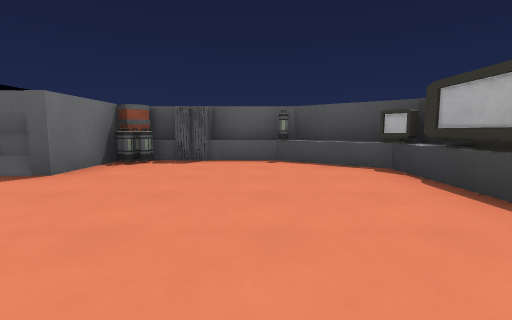
View 1 (above)

16 first-person views from a walk through a level from a Godot 3-D game. The camera is 1.2 m above the floor, tilts 6° down and sees 85° across. The floor is counted in squares, 2 m on a side. Each view is taken from the middle of a square. On the plan, view 1 faces up. The plan holds only what a view shows up to about 9 squares ahead; the rest is blank. The place goes on beyond the plan. Flat picture figures and markers are left out. Some surface patterns are stand-ins.

View 2
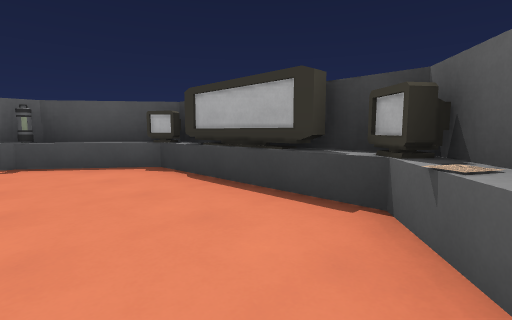

View 3
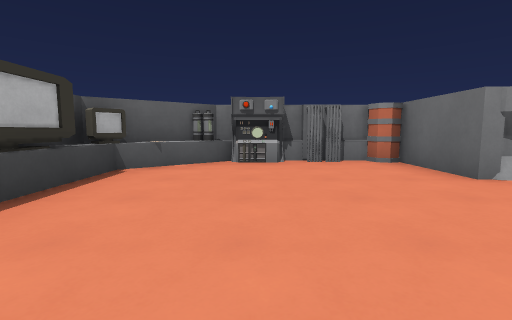

View 4
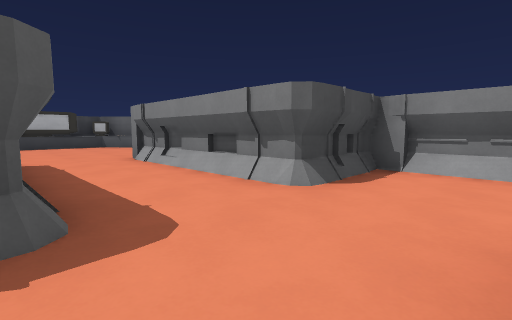

View 5
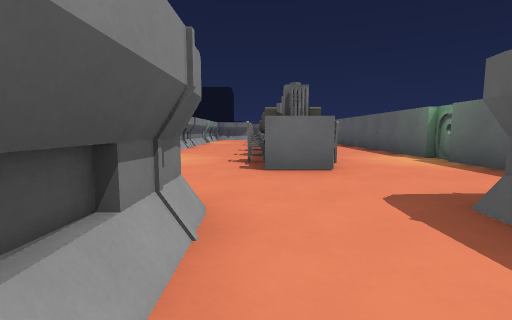

View 6
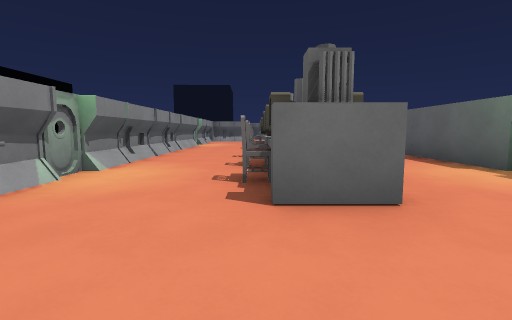

View 7
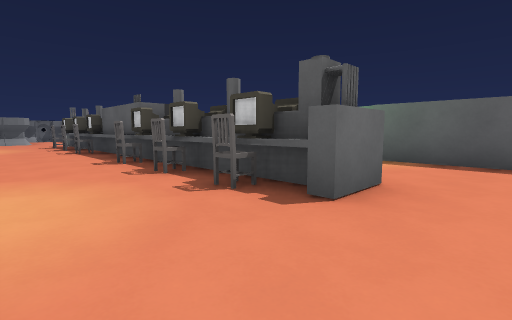

View 8
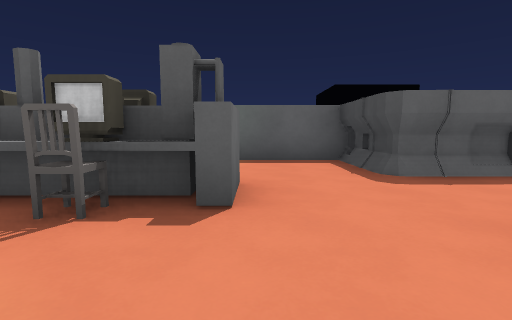

View 9
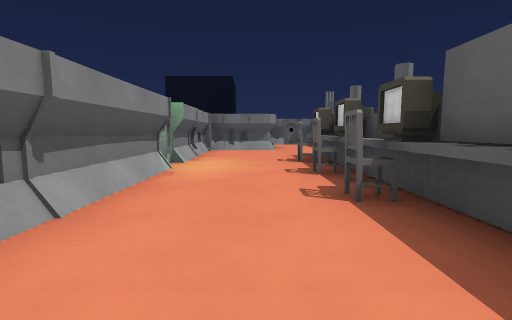

View 10
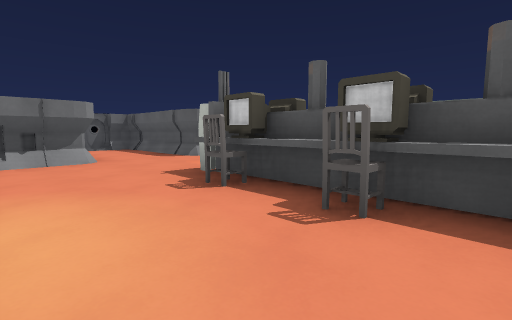

View 11
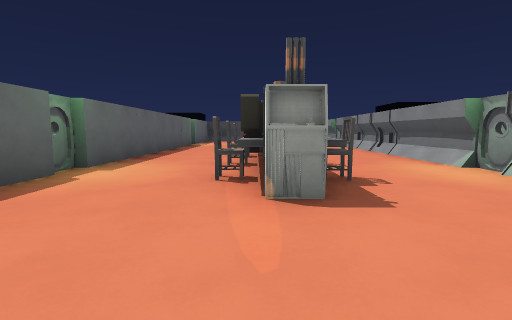

View 12
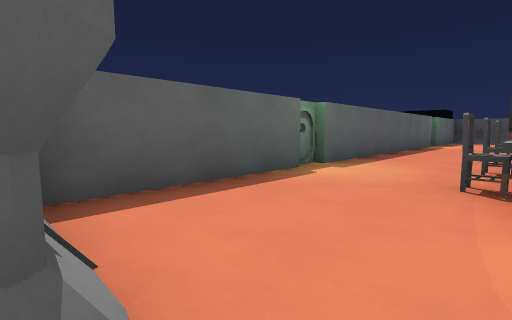

View 13
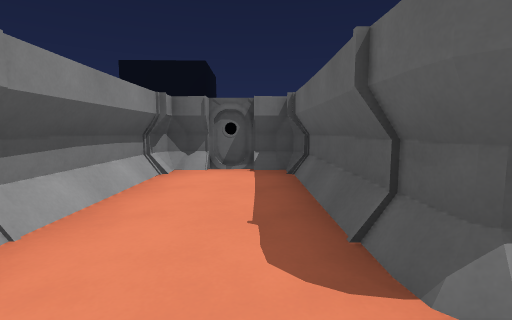

View 14
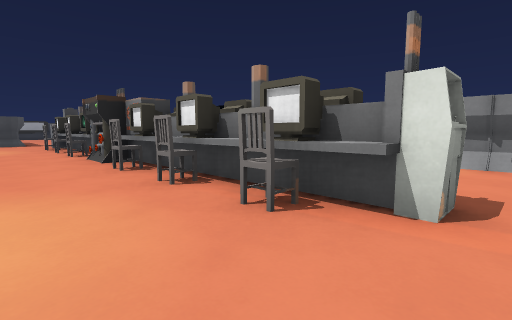

View 15
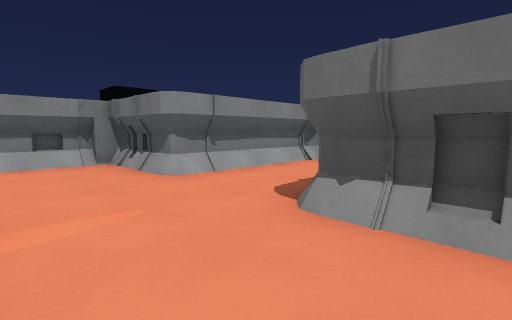

View 16
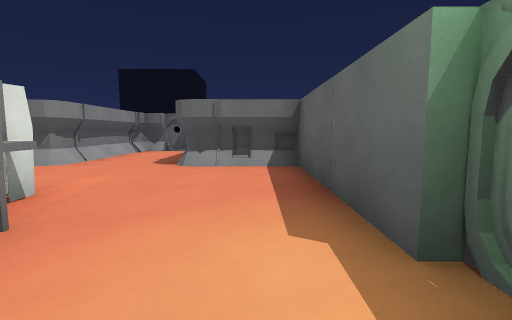

### Floor plan
Points are (right, up) in squares from view 1. A wall is a line through its corners. A room is listed if a view was taken in it or the views show most of it. See-through windows are left out.
Room 1 (views 1, 2, 3)
walls: (-0.9, 5.5) (-1.6, 5.8); (2.7, 3.4) (2.7, 4.7) (1, 5.9) (-1, 5.9); (-2.1, 5.1) (-2.6, 5.2); (-1, 5.8) (-1.6, 5.5); (-2.7, 1.4) (-2.7, -0.4); (-1.6, 5.9) (-2.2, 5.9) (-2.4, 5.3); (2.3, 0.6) (2.3, 4.3) (0.4, 5.7) (-2.2, 5.7); (-0.5, -0.4) (0.5, -0.3); (-1.7, -0.3) (-1, -0.6); (0.4, -0.7) (0.9, -0.7) (2.7, 0.7) (2.7, 2.5); (-1, -0.7) (-0.5, -0.7); (-1.6, -0.5) (-1, -0.3); (-2.7, 5.8) (-2.7, 3.7); (-2.2, -0.5) (0.5, -0.5); (-2.3, -0.7) (-1.7, -0.7)
low walls: (0.5, -0.5) (1.5, 0.3)
ways out: opening at (-2, 2.5) to room 2
objects: other object (2, 0); computer (2, 1); computer (2, 4)
Room 2 (views 4, 5, 6, 7, 8)
walls: (-10.4, 2.5) (-11.5, 2.5); (-7.1, 4) (-7.1, 5.7) (-10.5, 5.7); (-11.6, 2.8) (-10.6, 2.8); (-7.3, 0.2) (-7.3, 1.5) (-2.7, 1.5); (-10.6, 5.9) (-11.1, 5.9); (-11.1, 5.7) (-13.6, 5.7); (-7.3, 0) (-7.1, 1.5); (-5.4, 3.7) (-7, 3.7); (-5.4, 3.9) (-6.1, 3.9); (-8.5, -0.7) (-7.6, -0.7); (-11.1, -0.2) (-11.1, -0.8); (-13.2, 2.2) (-13.2, 1.9) (-13.6, 1.9); (-13.5, 2.2) (-13.5, 1.8); (-13.5, -0.2) (-13.5, -0.8); (-13.5, -0.5) (-7.1, -0.5) (-7.1, 1.5); (-3.5, 1.5) (-2.7, 1.4); (-2.7, 3.7) (-3.6, 3.7)
ways out: opening at (-2, 2.5) to room 1; opening at (-14.2, 2.5) to room 3
objects: computer (-13, 2); other object (-13, 3); computer (-12, 2); computer (-12, 3); computer (-11, 2) to (-10, 2); computer (-10, 3)
Room 3 (views 9, 10, 11, 12, 13, 14, 15, 16)
walls: (-19.4, 2.5) (-20.4, 2.5); (-19.6, 3.2) (-19.6, 3.6); (-20.4, 2.8) (-19.5, 2.8); (-17.6, 2.8) (-15.4, 2.8) (-15.4, 3.3) (-14.6, 3.4); (-19.2, -0.2) (-19.2, -0.8); (-16.6, 3.2) (-16.6, 3.6); (-18.5, -0.8) (-18.5, -0.2); (-19.1, 5.7) (-22.9, 5.7) (-22.9, 3.7) (-26.4, 3.7) (-26.4, 1.5) (-22.9, 1.5); (-15.4, 3.2) (-14.5, 3.2); (-15.9, -0.2) (-15.9, -0.8); (-18.5, 5.9) (-19.2, 5.9); (-22.7, 0.1) (-22.7, -0.6) (-13.5, -0.5); (-23.5, 1.5) (-22.9, 1.4) (-22.9, -0.6); (-13.7, 2.5) (-17.5, 2.5); (-13.6, 5.7) (-18.5, 5.7); (-25.9, 1.9) (-25.9, 1.4); (-26.6, 3.4) (-26.6, 1.7)
low walls: (-20.4, 3.2) (-19.6, 3.2); (-17.1, 3.2) (-16.6, 3.2); (-14.2, 2.1) (-15.5, 2.1); (-12.9, 2.1) (-13.9, 2.1)
ways out: opening at (-14.2, 2.5) to room 2
objects: terminal (-21, 3); computer (-20, 2); computer (-19, 3); computer (-18, 2); computer (-18, 3); computer (-17, 2)

Where each view was taken, in squares from view 1:
view 1: 0 up, 0 right, facing up
view 2: 0 up, 0 right, facing up-right
view 3: 5 up, 0 right, facing down
view 4: 4 up, 9 left, facing down-right
view 5: 2 up, 5 left, facing left
view 6: 2 up, 7 left, facing left
view 7: 0 up, 8 left, facing up-left
view 8: 0 up, 9 left, facing up
view 9: 1 up, 14 left, facing left
view 10: 0 up, 17 left, facing up-left
view 11: 3 up, 23 left, facing right
view 12: 3 up, 23 left, facing up-right
view 13: 3 up, 22 left, facing left
view 14: 5 up, 21 left, facing down-right
view 15: 5 up, 21 left, facing down-left
view 16: 5 up, 18 left, facing left
